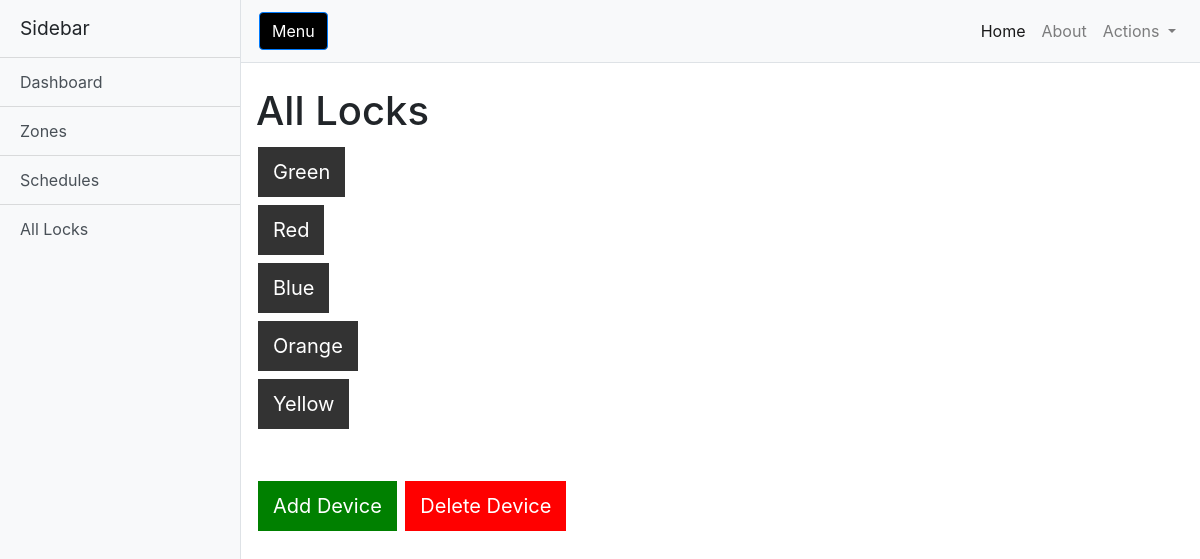
/all_locks, run on an earlier commit of the app's database.
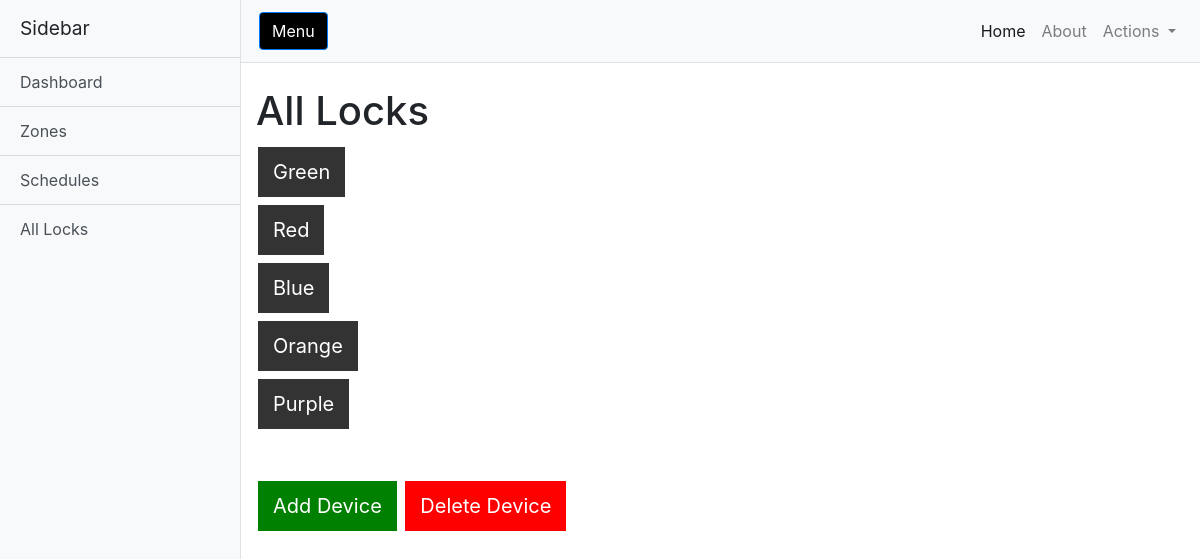
And on a later commit of the database.
### dbschema.py (models this page shows)
class Lock(db.Model):
    id = db.Column(db.Integer, primary_key=True)
    lock_name=db.Column(db.String(20), unique = True, nullable= False)
    zone_id = db.Column(db.Integer,db.ForeignKey('zone.id'))

### webapp/webapprun.py (the view)
@app.route('/all_locks')
def all_locks():
	locks = Lock.query.all()
	return render_template("all_locks.html", title='All Locks', locks = locks)

### webapp/templates/all_locks.html (shortened to what this page needs)
<!DOCTYPE html>
<html lang="en">
<head>
  <link href="../static/vendor/bootstrap/css/bootstrap.min.css" rel="stylesheet">
  <link href="../static/css/simple-sidebar.css" rel="stylesheet">
</head>
<body>
  <div class="d-flex" id="wrapper">
    <div class="bg-light border-right" id="sidebar-wrapper">
      <div class="sidebar-heading">Sidebar </div>
      <div class="list-group list-group-flush">
        <a href="/" class="list-group-item list-group-item-action bg-light">Dashboard</a>
        <a href="zones" class="list-group-item list-group-item-action bg-light">Zones</a>
        <a href="schedules" class="list-group-item list-group-item-action bg-light">Schedules</a>
        <a href="all_locks" class="list-group-item list-group-item-action bg-light">All Locks</a>
      </div>
    </div>
    <div id="page-content-wrapper">
      <nav class="navbar navbar-expand-lg navbar-light bg-light border-bottom">
        <button class="btn btn-primary" id="menu-toggle" style= "background-color:black">Menu</button>
        <div class="collapse navbar-collapse" id="navbarSupportedContent">
          <ul class="navbar-nav ml-auto mt-2 mt-lg-0">
            <li class="nav-item active">
              <a class="nav-link" href="#">Home <span class="sr-only">(current)</span></a>
            </li>
            <li class="nav-item">
              <a class="nav-link" href="#">About</a>
            </li>
            <li class="nav-item dropdown">
              <a class="nav-link dropdown-toggle" href="#" id="navbarDropdown" role="button" data-toggle="dropdown" aria-haspopup="true" aria-expanded="false">
                Actions
              </a>
            </li>
          </ul>
        </div>
      </nav>
      <div class="container-fluid">
        <h1 class="mt-4">All Locks</h1>
        <ul>
          {% for lock in locks %}
          <li>
            <a href = "{{url_for('unlocked',lock=lock.lock_name)}}" class = "button">{{lock.lock_name}}</a></li>
          {% endfor %}
        </ul>
        <br>
          <a href="/Add_device" class = "button" style="background-color: green"> Add Device </a> <a href="/Delete_device" class = "button" style="background-color: red"> Delete Device </a>
      </div>
    </div>
  </div>
</body>
</html>

What changed in the data, as far as the page shows it:
changed Lock: lock_name "Yellow" → "Purple"
